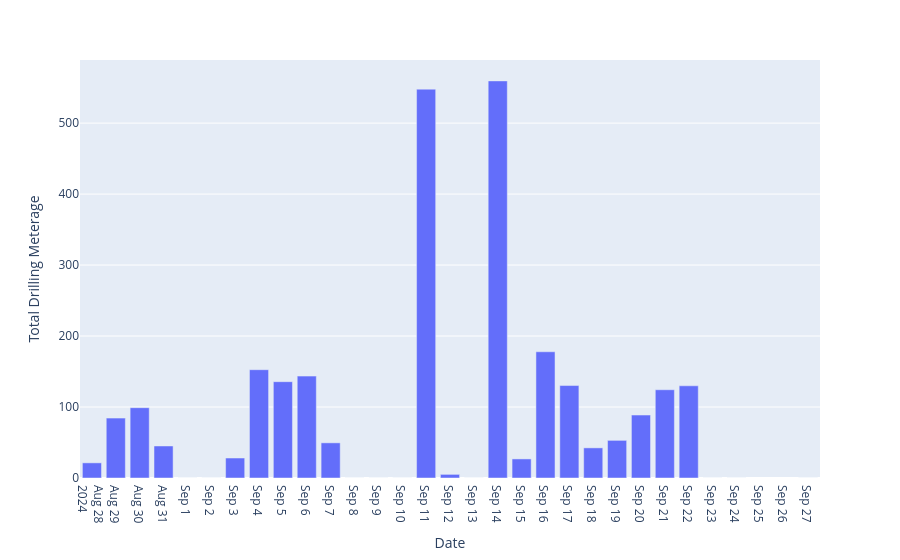

Source (notebook cell):
### Markdown cell above
# Bar Chart Drilling Meterage

### Code cell
import plotly.express as px

# Group by the new 'Date' column and sum the 'DrillingMeterage'
DrilingMeterage_df = ActSum_df.groupby('Date')['DrillingMeterage'].sum().reset_index()
DrilingMeterage_df
DrilingMeterage_df['Date'] = pd.to_datetime(DrilingMeterage_df['Date']).dt.date

# Create a bar chart using Plotly
fig = px.bar(DrilingMeterage_df, x='Date', y='DrillingMeterage',
             labels={'Date': 'Date', 'DrillingMeterage': 'Total Drilling Meterage'},
             )
fig.update_xaxes(
    dtick="D",)
# Show the plot
fig.show()

### Figure 1 — Plotly figure (JSON) as saved in the notebook; plotly's stock layout.template omitted (floating-point values rounded to 4 significant figures)
{"data": [{"alignmentgroup": "True", "hovertemplate": "Date=%{x}<br>Total Drilling Meterage=%{y}<extra></extra>", "legendgroup": "", "marker": {"color": "#636efa", "pattern": {"shape": ""}}, "name": "", "offsetgroup": "", "orientation": "v", "showlegend": false, "textposition": "auto", "type": "bar", "x": ["2024-08-28", "2024-08-29", "2024-08-30", "2024-08-31", "2024-09-01", "2024-09-02", "2024-09-03", "2024-09-04", "2024-09-05", "2024-09-06", "2024-09-07", "2024-09-08", "2024-09-09", "2024-09-10", "2024-09-11", "2024-09-12", "2024-09-13", "2024-09-14", "2024-09-15", "2024-09-16", "2024-09-17", "2024-09-18", "2024-09-19", "2024-09-20", "2024-09-21", "2024-09-22", "2024-09-23", "2024-09-24", "2024-09-27"], "xaxis": "x", "y": [21.35, 84.38, 99.07, 45.12, 0, 0, 28.15, 152.6, 135.7, 143.6, 49.53, 0, 0, 0, 547.8, 5.11, 0, 559.5, 26.87, 177.8, 130.3, 42.45, 53.03, 88.67, 124.3, 129.9, 0, 0, 0], "yaxis": "y"}], "layout": {"barmode": "relative", "legend": {"tracegroupgap": 0}, "margin": {"t": 60}, "xaxis": {"anchor": "y", "domain": [0, 1], "dtick": "D", "title": {"text": "Date"}}, "yaxis": {"anchor": "x", "domain": [0, 1], "title": {"text": "Total Drilling Meterage"}}}}
